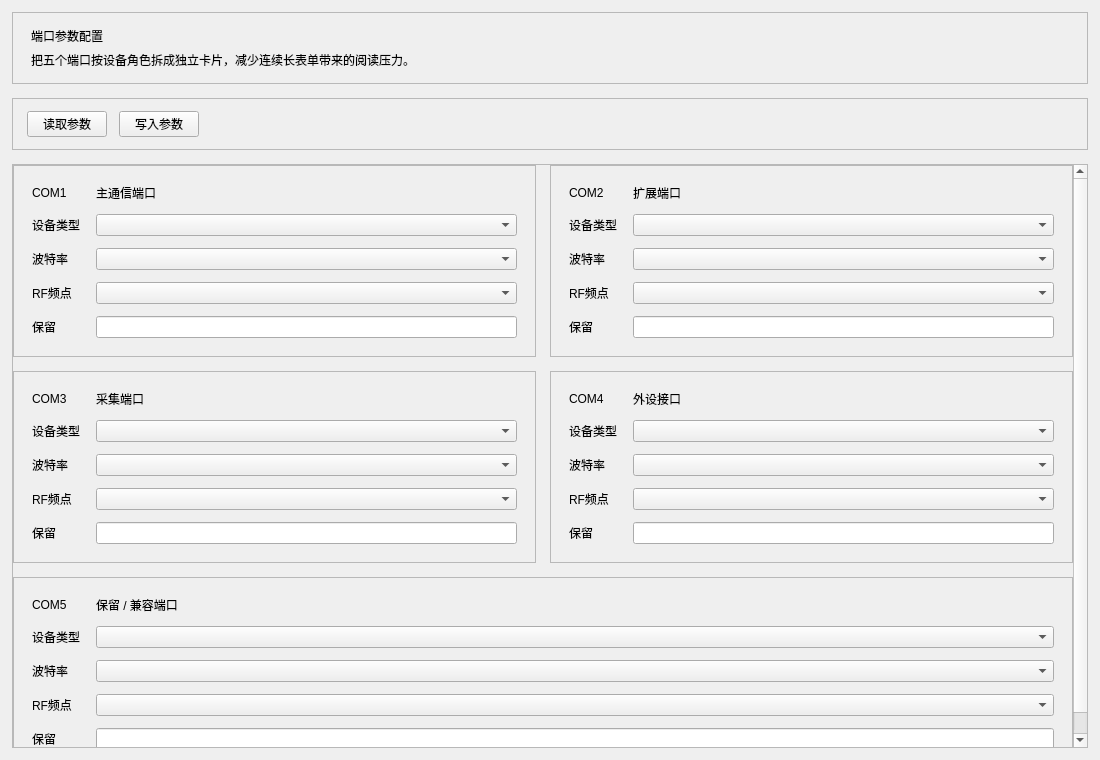
<?xml version="1.0" encoding="UTF-8"?>
<ui version="4.0">
 <class>portset</class>
 <widget class="QWidget" name="portset">
  <property name="geometry">
   <rect>
    <x>0</x>
    <y>0</y>
    <width>1100</width>
    <height>760</height>
   </rect>
  </property>
  <property name="windowTitle">
   <string>端口参数</string>
  </property>
  <layout class="QVBoxLayout" name="verticalLayout">
   <property name="spacing">
    <number>14</number>
   </property>
   <property name="leftMargin">
    <number>12</number>
   </property>
   <property name="topMargin">
    <number>12</number>
   </property>
   <property name="rightMargin">
    <number>12</number>
   </property>
   <property name="bottomMargin">
    <number>12</number>
   </property>
   <item>
    <widget class="QFrame" name="summaryCard">
     <property name="frameShape">
      <enum>QFrame::StyledPanel</enum>
     </property>
     <layout class="QVBoxLayout" name="verticalLayoutSummary">
      <property name="spacing">
       <number>6</number>
      </property>
      <property name="leftMargin">
       <number>18</number>
      </property>
      <property name="topMargin">
       <number>14</number>
      </property>
      <property name="rightMargin">
       <number>18</number>
      </property>
      <property name="bottomMargin">
       <number>14</number>
      </property>
      <item>
       <widget class="QLabel" name="pageTitle">
        <property name="text">
         <string>端口参数配置</string>
        </property>
       </widget>
      </item>
      <item>
       <widget class="QLabel" name="pageSubtitle">
        <property name="text">
         <string>把五个端口按设备角色拆成独立卡片，减少连续长表单带来的阅读压力。</string>
        </property>
        <property name="wordWrap">
         <bool>true</bool>
        </property>
       </widget>
      </item>
     </layout>
    </widget>
   </item>
   <item>
    <widget class="QFrame" name="actionCard">
     <property name="frameShape">
      <enum>QFrame::StyledPanel</enum>
     </property>
     <layout class="QHBoxLayout" name="horizontalLayoutActions">
      <property name="spacing">
       <number>12</number>
      </property>
      <property name="leftMargin">
       <number>14</number>
      </property>
      <property name="topMargin">
       <number>12</number>
      </property>
      <property name="rightMargin">
       <number>14</number>
      </property>
      <property name="bottomMargin">
       <number>12</number>
      </property>
      <item>
       <widget class="QPushButton" name="read_Button">
        <property name="text">
         <string>读取参数</string>
        </property>
       </widget>
      </item>
      <item>
       <widget class="QPushButton" name="set_Button">
        <property name="text">
         <string>写入参数</string>
        </property>
       </widget>
      </item>
      <item>
       <spacer name="horizontalSpacer">
        <property name="orientation">
         <enum>Qt::Horizontal</enum>
        </property>
        <property name="sizeHint" stdset="0">
         <size>
          <width>40</width>
          <height>20</height>
         </size>
        </property>
       </spacer>
      </item>
     </layout>
    </widget>
   </item>
   <item>
    <widget class="QScrollArea" name="scrollArea">
     <property name="widgetResizable">
      <bool>true</bool>
     </property>
     <widget class="QWidget" name="scrollAreaWidgetContents">
      <layout class="QVBoxLayout" name="verticalLayoutContent">
       <property name="spacing">
        <number>14</number>
       </property>
       <property name="leftMargin">
        <number>0</number>
       </property>
       <property name="topMargin">
        <number>0</number>
       </property>
       <property name="rightMargin">
        <number>0</number>
       </property>
       <property name="bottomMargin">
        <number>0</number>
       </property>
       <item>
        <layout class="QGridLayout" name="gridLayoutPorts">
         <property name="horizontalSpacing">
          <number>14</number>
         </property>
         <property name="verticalSpacing">
          <number>14</number>
         </property>
         <item row="0" column="0">
          <widget class="QFrame" name="port1Card">
           <property name="frameShape"><enum>QFrame::StyledPanel</enum></property>
           <layout class="QFormLayout" name="formLayoutPort1">
            <property name="fieldGrowthPolicy"><enum>QFormLayout::AllNonFixedFieldsGrow</enum></property>
            <property name="horizontalSpacing"><number>16</number></property>
            <property name="verticalSpacing"><number>12</number></property>
            <property name="leftMargin"><number>18</number></property>
            <property name="topMargin"><number>18</number></property>
            <property name="rightMargin"><number>18</number></property>
            <property name="bottomMargin"><number>18</number></property>
            <item row="0" column="0"><widget class="QLabel" name="label_12"><property name="text"><string>COM1</string></property></widget></item>
            <item row="0" column="1"><widget class="QLabel" name="labelPort1Hint"><property name="text"><string>主通信端口</string></property></widget></item>
            <item row="1" column="0"><widget class="QLabel" name="label_13"><property name="text"><string>设备类型</string></property></widget></item>
            <item row="1" column="1"><widget class="QComboBox" name="equit_type1"><item><property name="text"><string/></property></item><item><property name="text"><string>内置DTU</string></property></item><item><property name="text"><string>外置DTU(RDP)</string></property></item><item><property name="text"><string>外置DTU(KH)</string></property></item><item><property name="text"><string>北斗卫星</string></property></item><item><property name="text"><string>超短波</string></property></item><item><property name="text"><string>SMS DTU</string></property></item><item><property name="text"><string>外置DTU(透传)</string></property></item><item><property name="text"><string>RF</string></property></item><item><property name="text"><string>IC卡</string></property></item><item><property name="text"><string>外部设备读取RTU传感器参数</string></property></item><item><property name="text"><string>RS485传感器</string></property></item><item><property name="text"><string>RS232传感器</string></property></item><item><property name="text"><string>格雷码传感器</string></property></item><item><property name="text"><string>摄像头</string></property></item></widget></item>
            <item row="2" column="0"><widget class="QLabel" name="label_16"><property name="text"><string>波特率</string></property></widget></item>
            <item row="2" column="1"><widget class="QComboBox" name="baud_rate1"><item><property name="text"><string/></property></item><item><property name="text"><string>300bps</string></property></item><item><property name="text"><string>600bps</string></property></item><item><property name="text"><string>1200bps</string></property></item><item><property name="text"><string>2400bps</string></property></item><item><property name="text"><string>4800bps</string></property></item><item><property name="text"><string>9600bps</string></property></item><item><property name="text"><string>19200bps</string></property></item><item><property name="text"><string>38400bps</string></property></item><item><property name="text"><string>57600bps</string></property></item><item><property name="text"><string>115200bps</string></property></item></widget></item>
            <item row="3" column="0"><widget class="QLabel" name="label_15"><property name="text"><string>RF频点</string></property></widget></item>
            <item row="3" column="1"><widget class="QComboBox" name="RF1"><item><property name="text"><string/></property></item><item><property name="text"><string>频点1</string></property></item><item><property name="text"><string>频点2</string></property></item><item><property name="text"><string>频点3</string></property></item><item><property name="text"><string>频点4</string></property></item><item><property name="text"><string>频点5</string></property></item><item><property name="text"><string>频点6</string></property></item><item><property name="text"><string>频点7</string></property></item><item><property name="text"><string>频点8</string></property></item></widget></item>
            <item row="4" column="0"><widget class="QLabel" name="label_14"><property name="text"><string>保留</string></property></widget></item>
            <item row="4" column="1"><widget class="QLineEdit" name="keep1"/></item>
           </layout>
          </widget>
         </item>
         <item row="0" column="1">
          <widget class="QFrame" name="port2Card">
           <property name="frameShape"><enum>QFrame::StyledPanel</enum></property>
           <layout class="QFormLayout" name="formLayoutPort2">
            <property name="fieldGrowthPolicy"><enum>QFormLayout::AllNonFixedFieldsGrow</enum></property>
            <property name="horizontalSpacing"><number>16</number></property>
            <property name="verticalSpacing"><number>12</number></property>
            <property name="leftMargin"><number>18</number></property>
            <property name="topMargin"><number>18</number></property>
            <property name="rightMargin"><number>18</number></property>
            <property name="bottomMargin"><number>18</number></property>
            <item row="0" column="0"><widget class="QLabel" name="label_20"><property name="text"><string>COM2</string></property></widget></item>
            <item row="0" column="1"><widget class="QLabel" name="labelPort2Hint"><property name="text"><string>扩展端口</string></property></widget></item>
            <item row="1" column="0"><widget class="QLabel" name="label_18"><property name="text"><string>设备类型</string></property></widget></item>
            <item row="1" column="1"><widget class="QComboBox" name="equit_type2"><item><property name="text"><string/></property></item><item><property name="text"><string>内置DTU</string></property></item><item><property name="text"><string>外置DTU(RDP)</string></property></item><item><property name="text"><string>外置DTU(KH)</string></property></item><item><property name="text"><string>北斗卫星</string></property></item><item><property name="text"><string>超短波</string></property></item><item><property name="text"><string>SMS DTU</string></property></item><item><property name="text"><string>外置DTU(透传)</string></property></item><item><property name="text"><string>RF</string></property></item><item><property name="text"><string>IC卡</string></property></item><item><property name="text"><string>外部设备读取RTU传感器参数</string></property></item><item><property name="text"><string>RS485传感器</string></property></item><item><property name="text"><string>RS232传感器</string></property></item><item><property name="text"><string>格雷码传感器</string></property></item><item><property name="text"><string>摄像头</string></property></item></widget></item>
            <item row="2" column="0"><widget class="QLabel" name="label_19"><property name="text"><string>波特率</string></property></widget></item>
            <item row="2" column="1"><widget class="QComboBox" name="baud_rate2"><item><property name="text"><string/></property></item><item><property name="text"><string>300bps</string></property></item><item><property name="text"><string>600bps</string></property></item><item><property name="text"><string>1200bps</string></property></item><item><property name="text"><string>2400bps</string></property></item><item><property name="text"><string>4800bps</string></property></item><item><property name="text"><string>9600bps</string></property></item><item><property name="text"><string>19200bps</string></property></item><item><property name="text"><string>38400bps</string></property></item><item><property name="text"><string>57600bps</string></property></item><item><property name="text"><string>115200bps</string></property></item></widget></item>
            <item row="3" column="0"><widget class="QLabel" name="label_17"><property name="text"><string>RF频点</string></property></widget></item>
            <item row="3" column="1"><widget class="QComboBox" name="RF2"><item><property name="text"><string/></property></item><item><property name="text"><string>频点1</string></property></item><item><property name="text"><string>频点2</string></property></item><item><property name="text"><string>频点3</string></property></item><item><property name="text"><string>频点4</string></property></item><item><property name="text"><string>频点5</string></property></item><item><property name="text"><string>频点6</string></property></item><item><property name="text"><string>频点7</string></property></item><item><property name="text"><string>频点8</string></property></item></widget></item>
            <item row="4" column="0"><widget class="QLabel" name="label_21"><property name="text"><string>保留</string></property></widget></item>
            <item row="4" column="1"><widget class="QLineEdit" name="keep2"/></item>
           </layout>
          </widget>
         </item>
         <item row="1" column="0">
          <widget class="QFrame" name="port3Card">
           <property name="frameShape"><enum>QFrame::StyledPanel</enum></property>
           <layout class="QFormLayout" name="formLayoutPort3">
            <property name="fieldGrowthPolicy"><enum>QFormLayout::AllNonFixedFieldsGrow</enum></property>
            <property name="horizontalSpacing"><number>16</number></property>
            <property name="verticalSpacing"><number>12</number></property>
            <property name="leftMargin"><number>18</number></property>
            <property name="topMargin"><number>18</number></property>
            <property name="rightMargin"><number>18</number></property>
            <property name="bottomMargin"><number>18</number></property>
            <item row="0" column="0"><widget class="QLabel" name="label_25"><property name="text"><string>COM3</string></property></widget></item>
            <item row="0" column="1"><widget class="QLabel" name="labelPort3Hint"><property name="text"><string>采集端口</string></property></widget></item>
            <item row="1" column="0"><widget class="QLabel" name="label_23"><property name="text"><string>设备类型</string></property></widget></item>
            <item row="1" column="1"><widget class="QComboBox" name="equit_type3"><item><property name="text"><string/></property></item><item><property name="text"><string>内置DTU</string></property></item><item><property name="text"><string>外置DTU(RDP)</string></property></item><item><property name="text"><string>外置DTU(KH)</string></property></item><item><property name="text"><string>北斗卫星</string></property></item><item><property name="text"><string>超短波</string></property></item><item><property name="text"><string>SMS DTU</string></property></item><item><property name="text"><string>外置DTU(透传)</string></property></item><item><property name="text"><string>RF</string></property></item><item><property name="text"><string>IC卡</string></property></item><item><property name="text"><string>外部设备读取RTU传感器参数</string></property></item><item><property name="text"><string>RS485传感器</string></property></item><item><property name="text"><string>RS232传感器</string></property></item><item><property name="text"><string>格雷码传感器</string></property></item><item><property name="text"><string>摄像头</string></property></item></widget></item>
            <item row="2" column="0"><widget class="QLabel" name="label_24"><property name="text"><string>波特率</string></property></widget></item>
            <item row="2" column="1"><widget class="QComboBox" name="baud_rate3"><item><property name="text"><string/></property></item><item><property name="text"><string>300bps</string></property></item><item><property name="text"><string>600bps</string></property></item><item><property name="text"><string>1200bps</string></property></item><item><property name="text"><string>2400bps</string></property></item><item><property name="text"><string>4800bps</string></property></item><item><property name="text"><string>9600bps</string></property></item><item><property name="text"><string>19200bps</string></property></item><item><property name="text"><string>38400bps</string></property></item><item><property name="text"><string>57600bps</string></property></item><item><property name="text"><string>115200bps</string></property></item></widget></item>
            <item row="3" column="0"><widget class="QLabel" name="label_22"><property name="text"><string>RF频点</string></property></widget></item>
            <item row="3" column="1"><widget class="QComboBox" name="RF3"><item><property name="text"><string/></property></item><item><property name="text"><string>频点1</string></property></item><item><property name="text"><string>频点2</string></property></item><item><property name="text"><string>频点3</string></property></item><item><property name="text"><string>频点4</string></property></item><item><property name="text"><string>频点5</string></property></item><item><property name="text"><string>频点6</string></property></item><item><property name="text"><string>频点7</string></property></item><item><property name="text"><string>频点8</string></property></item></widget></item>
            <item row="4" column="0"><widget class="QLabel" name="label_26"><property name="text"><string>保留</string></property></widget></item>
            <item row="4" column="1"><widget class="QLineEdit" name="keep3"/></item>
           </layout>
          </widget>
         </item>
         <item row="1" column="1">
          <widget class="QFrame" name="port4Card">
           <property name="frameShape"><enum>QFrame::StyledPanel</enum></property>
           <layout class="QFormLayout" name="formLayoutPort4">
            <property name="fieldGrowthPolicy"><enum>QFormLayout::AllNonFixedFieldsGrow</enum></property>
            <property name="horizontalSpacing"><number>16</number></property>
            <property name="verticalSpacing"><number>12</number></property>
            <property name="leftMargin"><number>18</number></property>
            <property name="topMargin"><number>18</number></property>
            <property name="rightMargin"><number>18</number></property>
            <property name="bottomMargin"><number>18</number></property>
            <item row="0" column="0"><widget class="QLabel" name="label_30"><property name="text"><string>COM4</string></property></widget></item>
            <item row="0" column="1"><widget class="QLabel" name="labelPort4Hint"><property name="text"><string>外设接口</string></property></widget></item>
            <item row="1" column="0"><widget class="QLabel" name="label_28"><property name="text"><string>设备类型</string></property></widget></item>
            <item row="1" column="1"><widget class="QComboBox" name="equit_type4"><item><property name="text"><string/></property></item><item><property name="text"><string>内置DTU</string></property></item><item><property name="text"><string>外置DTU(RDP)</string></property></item><item><property name="text"><string>外置DTU(KH)</string></property></item><item><property name="text"><string>北斗卫星</string></property></item><item><property name="text"><string>超短波</string></property></item><item><property name="text"><string>SMS DTU</string></property></item><item><property name="text"><string>外置DTU(透传)</string></property></item><item><property name="text"><string>RF</string></property></item><item><property name="text"><string>IC卡</string></property></item><item><property name="text"><string>外部设备读取RTU传感器参数</string></property></item><item><property name="text"><string>RS485传感器</string></property></item><item><property name="text"><string>RS232传感器</string></property></item><item><property name="text"><string>格雷码传感器</string></property></item><item><property name="text"><string>摄像头</string></property></item></widget></item>
            <item row="2" column="0"><widget class="QLabel" name="label_29"><property name="text"><string>波特率</string></property></widget></item>
            <item row="2" column="1"><widget class="QComboBox" name="baud_rate4"><item><property name="text"><string/></property></item><item><property name="text"><string>300bps</string></property></item><item><property name="text"><string>600bps</string></property></item><item><property name="text"><string>1200bps</string></property></item><item><property name="text"><string>2400bps</string></property></item><item><property name="text"><string>4800bps</string></property></item><item><property name="text"><string>9600bps</string></property></item><item><property name="text"><string>19200bps</string></property></item><item><property name="text"><string>38400bps</string></property></item><item><property name="text"><string>57600bps</string></property></item><item><property name="text"><string>115200bps</string></property></item></widget></item>
            <item row="3" column="0"><widget class="QLabel" name="label_27"><property name="text"><string>RF频点</string></property></widget></item>
            <item row="3" column="1"><widget class="QComboBox" name="RF4"><item><property name="text"><string/></property></item><item><property name="text"><string>频点1</string></property></item><item><property name="text"><string>频点2</string></property></item><item><property name="text"><string>频点3</string></property></item><item><property name="text"><string>频点4</string></property></item><item><property name="text"><string>频点5</string></property></item><item><property name="text"><string>频点6</string></property></item><item><property name="text"><string>频点7</string></property></item><item><property name="text"><string>频点8</string></property></item></widget></item>
            <item row="4" column="0"><widget class="QLabel" name="label_31"><property name="text"><string>保留</string></property></widget></item>
            <item row="4" column="1"><widget class="QLineEdit" name="keep4"/></item>
           </layout>
          </widget>
         </item>
         <item row="2" column="0" colspan="2">
          <widget class="QFrame" name="port5Card">
           <property name="frameShape"><enum>QFrame::StyledPanel</enum></property>
           <layout class="QFormLayout" name="formLayoutPort5">
            <property name="fieldGrowthPolicy"><enum>QFormLayout::AllNonFixedFieldsGrow</enum></property>
            <property name="horizontalSpacing"><number>16</number></property>
            <property name="verticalSpacing"><number>12</number></property>
            <property name="leftMargin"><number>18</number></property>
            <property name="topMargin"><number>18</number></property>
            <property name="rightMargin"><number>18</number></property>
            <property name="bottomMargin"><number>18</number></property>
            <item row="0" column="0"><widget class="QLabel" name="label_35"><property name="text"><string>COM5</string></property></widget></item>
            <item row="0" column="1"><widget class="QLabel" name="labelPort5Hint"><property name="text"><string>保留 / 兼容端口</string></property></widget></item>
            <item row="1" column="0"><widget class="QLabel" name="label_33"><property name="text"><string>设备类型</string></property></widget></item>
            <item row="1" column="1"><widget class="QComboBox" name="equit_type5"><item><property name="text"><string/></property></item><item><property name="text"><string>内置DTU</string></property></item><item><property name="text"><string>外置DTU(RDP)</string></property></item><item><property name="text"><string>外置DTU(KH)</string></property></item><item><property name="text"><string>北斗卫星</string></property></item><item><property name="text"><string>超短波</string></property></item><item><property name="text"><string>SMS DTU</string></property></item><item><property name="text"><string>外置DTU(透传)</string></property></item><item><property name="text"><string>RF</string></property></item><item><property name="text"><string>IC卡</string></property></item><item><property name="text"><string>外部设备读取RTU传感器参数</string></property></item><item><property name="text"><string>RS485传感器</string></property></item><item><property name="text"><string>RS232传感器</string></property></item><item><property name="text"><string>格雷码传感器</string></property></item><item><property name="text"><string>摄像头</string></property></item></widget></item>
            <item row="2" column="0"><widget class="QLabel" name="label_34"><property name="text"><string>波特率</string></property></widget></item>
            <item row="2" column="1"><widget class="QComboBox" name="baud_rate5"><item><property name="text"><string/></property></item><item><property name="text"><string>300bps</string></property></item><item><property name="text"><string>600bps</string></property></item><item><property name="text"><string>1200bps</string></property></item><item><property name="text"><string>2400bps</string></property></item><item><property name="text"><string>4800bps</string></property></item><item><property name="text"><string>9600bps</string></property></item><item><property name="text"><string>19200bps</string></property></item><item><property name="text"><string>38400bps</string></property></item><item><property name="text"><string>57600bps</string></property></item><item><property name="text"><string>115200bps</string></property></item></widget></item>
            <item row="3" column="0"><widget class="QLabel" name="label_32"><property name="text"><string>RF频点</string></property></widget></item>
            <item row="3" column="1"><widget class="QComboBox" name="RF5"><item><property name="text"><string/></property></item><item><property name="text"><string>频点1</string></property></item><item><property name="text"><string>频点2</string></property></item><item><property name="text"><string>频点3</string></property></item><item><property name="text"><string>频点4</string></property></item><item><property name="text"><string>频点5</string></property></item><item><property name="text"><string>频点6</string></property></item><item><property name="text"><string>频点7</string></property></item><item><property name="text"><string>频点8</string></property></item></widget></item>
            <item row="4" column="0"><widget class="QLabel" name="label_36"><property name="text"><string>保留</string></property></widget></item>
            <item row="4" column="1"><widget class="QLineEdit" name="keep5"/></item>
           </layout>
          </widget>
         </item>
        </layout>
       </item>
      </layout>
     </widget>
    </widget>
   </item>
  </layout>
 </widget>
 <resources/>
 <connections/>
</ui>
